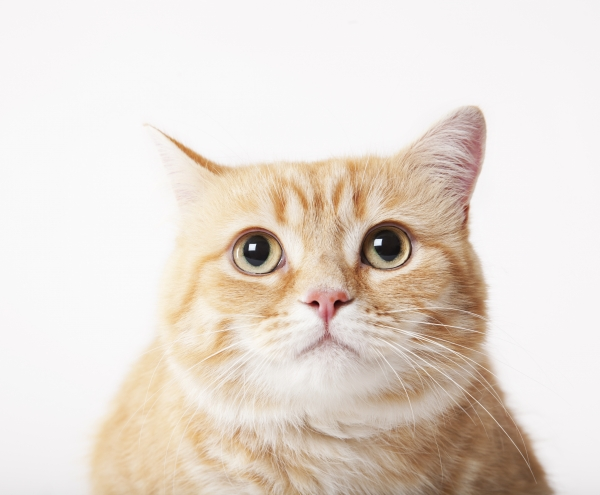
#> input picture cat.jpg, 600 x 495 px; its folder holds only this picture in this run
$ jupyter execute cut_image.ipynb
#> lines starting #> are read from the running program, lines starting #| are printed output that depends on the picture
[cell 1]
from PIL import Image
def image_crop( infilename , save_path):


#> called with infilename = 'cat.jpg', save_path = '디메타'
    img = Image.open( infilename )
#> img is the input picture: PIL image 600x495 RGB; mean R, G, B 229.6, 219.5, 210.5
    (img_h, img_w) = img.size
#> img_h = 600; img_w = 495

    # crop 할 사이즈 : grid_w, grid_h
    grid_w = 100 # crop width
    grid_h = 100 # crop height
    range_w = (int)(img_w/150)
#> range_w = 3
    range_h = (int)(img_h/150)
#> range_h = 4
    print(range_w, range_h)
#| 3 4

    i = 0

    for w in range(range_w):
        for h in range(range_h):
            bbox = (h*grid_h, w*grid_w, (h+1)*(grid_h), (w+1)*(grid_w))
            print(h*grid_h, w*grid_w, (h+1)*(grid_h), (w+1)*(grid_w))
            # 가로 세로 시작, 가로 세로 끝
            crop_img = img.crop(bbox)

            fname = "{}.jpg".format("{0:05d}".format(i))
            savename = save_path + fname
            crop_img.save(savename)
            print('save file ' + savename + '....')
            i += 1
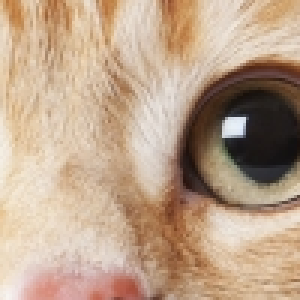
#> crop_img: PIL image 100x100 RGB (shown 3 times larger); mean R, G, B 188.6, 162.4, 138.7
#> after the loop, i = 12
if __name__ == '__main__':
    image_crop('cat.jpg' ,'디메타')
